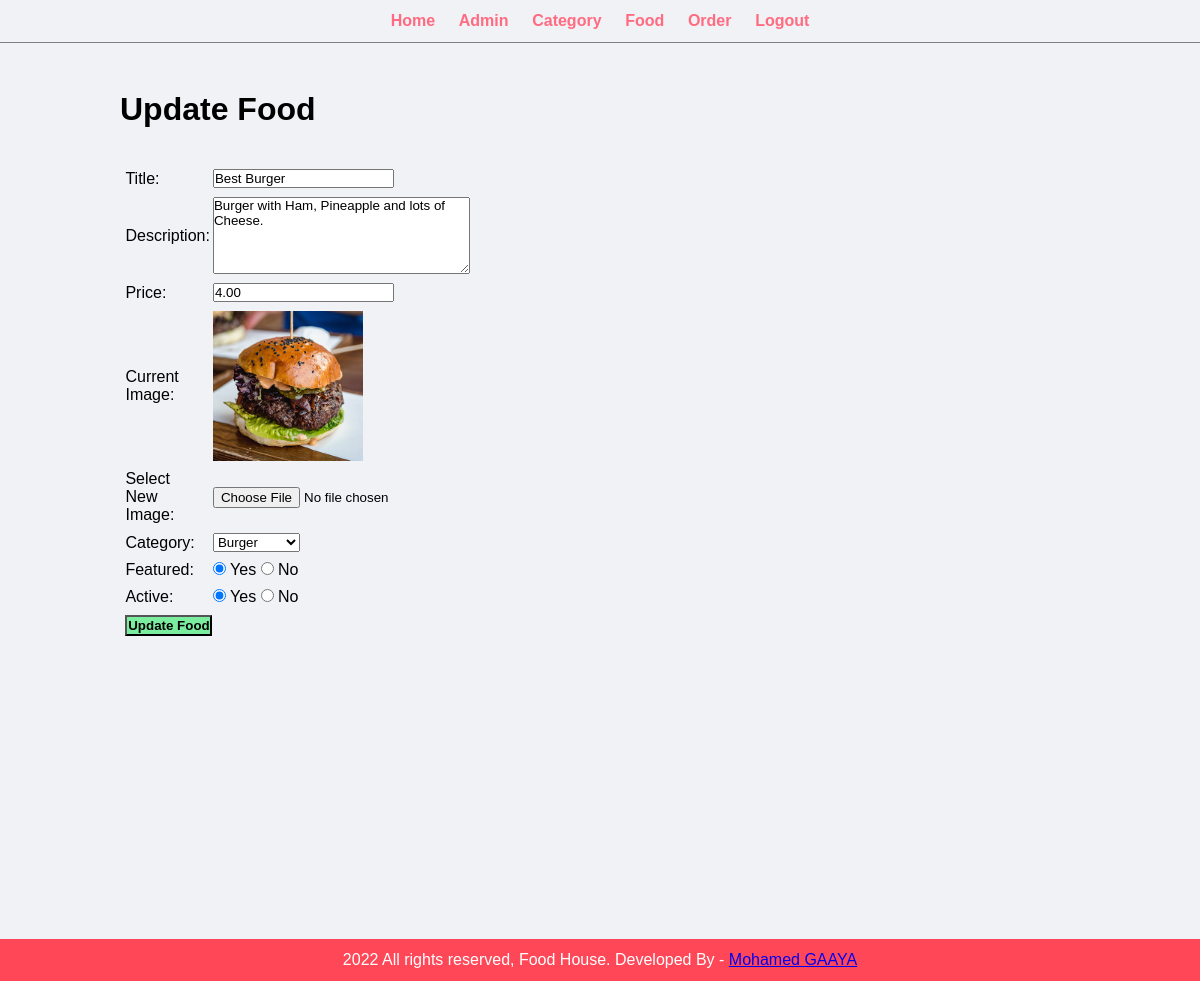
The page /admin/update-food.php?id=4 (signed in) on the database its author committed.
### tables this page shows
CREATE TABLE `tbl_food` (
  `id` int(10) UNSIGNED NOT NULL,
  `title` varchar(100) NOT NULL,
  `description` text NOT NULL,
  `price` decimal(10,2) NOT NULL,
  `image_name` varchar(255) NOT NULL,
  `category_id` int(10) UNSIGNED NOT NULL,
  `featured` varchar(10) NOT NULL,
  `active` varchar(10) NOT NULL
);

CREATE TABLE `tbl_category` (
  `id` int(10) UNSIGNED NOT NULL,
  `title` varchar(100) NOT NULL,
  `image_name` varchar(255) NOT NULL,
  `featured` varchar(10) NOT NULL,
  `active` varchar(10) NOT NULL
);

### admin/update-food.php (the view, shortened to what this page needs)
<?php include('partials/menu.php'); ?>
<?php
    if(isset($_GET['id']))
    {
        $id = $_GET['id'];
        $sql2 = "SELECT * FROM tbl_food WHERE id=$id";
        $res2 = mysqli_query($conn, $sql2);
        $row2 = mysqli_fetch_assoc($res2);
        $title = $row2['title'];
        $description = $row2['description'];
        $price = $row2['price'];
        $current_image = $row2['image_name'];
        $current_category = $row2['category_id'];
        $featured = $row2['featured'];
        $active = $row2['active'];
    }
    else
    {
        header('location:'.SITEURL.'admin/manage-food.php');
    }
?>
<div class="main-content">
    <div class="wrapper">
        <h1>Update Food</h1>
        <br><br>
        <form action="" method="POST" enctype="multipart/form-data">
        <table class="tbl-30">
            <tr>
                <td>Title: </td>
                <td>
                    <input type="text" name="title" value="<?php echo $title; ?>">
                </td>
            </tr>
            <tr>
                <td>Description: </td>
                <td>
                    <textarea name="description" cols="30" rows="5"><?php echo $description; ?></textarea>
                </td>
            </tr>
            <tr>
                <td>Price: </td>
                <td>
                    <input type="number" name="price" value="<?php echo $price; ?>">
                </td>
            </tr>
            <tr>
                <td>Current Image: </td>
                <td>
                    <?php
                        if($current_image == "")
                        {
                            echo "<div class='error'>Image not Available.</div>";
                        }
                        else
                        {
                            ?>
                            <img src="<?php echo SITEURL; ?>images/food/<?php echo $current_image; ?>" width="150px">
                            <?php
                        }
                    ?>
                </td>
            </tr>
            <tr>
                <td>Select New Image: </td>
                <td>
                    <input type="file" name="image">
                </td>
            </tr>
            <tr>
                <td>Category: </td>
                <td>
                    <select name="category">
                        <?php
                            $sql = "SELECT * FROM tbl_category WHERE active='Yes'";
                            $res = mysqli_query($conn, $sql);
                            $count = mysqli_num_rows($res);
                            if($count>0)
                            {
                                while($row=mysqli_fetch_assoc($res))
                                {
                                    $category_title = $row['title'];
                                    $category_id = $row['id'];
                                    ?>
                                    <option <?php if($current_category==$category_id){echo "selected";} ?> value="<?php echo $category_id; ?>"><?php echo $category_title; ?></option>
                                    <?php
                                }
                            }
                            else
                            {
                                echo "<option value='0'>Category Not Available.</option>";
                            }
                        ?>
                    </select>
                </td>
            </tr>
            <tr>
                <td>Featured: </td>
                <td>
                    <input <?php if($featured=="Yes") {echo "checked";} ?> type="radio" name="featured" value="Yes"> Yes
                    <input <?php if($featured=="No") {echo "checked";} ?> type="radio" name="featured" value="No"> No
                </td>
            </tr>
            <tr>
                <td>Active: </td>
                <td>
                    <input <?php if($active=="Yes") {echo "checked";} ?> type="radio" name="active" value="Yes"> Yes
                    <input <?php if($active=="No") {echo "checked";} ?> type="radio" name="active" value="No"> No
                </td>
            </tr>
            <tr>
                <td>
                    <input type="submit" name="submit" value="Update Food" class="btn-secondary">
                </td>
            </tr>
        </table>
        </form>
    </div>
</div>
<?php include('partials/footer.php'); ?>

### css/admin.css (style rules this page uses)
* { margin: 0; padding: 0; font-family: Arial, Helvetica, sans-serif; }
.wrapper { padding: 1%; width: 80%; margin: 0 auto; }
.tbl-30 { width: 30%; }
table tr td { padding: 1%; }
.btn-secondary { background-color: #7bed9f; padding: 1%; color: black; text-decoration: none; font-weight: bold; }
.main-content { background-color: #f1f2f6; padding: 3% 0; }
body { background-color:#f1f2f6 }

### rows shown on the page
tbl_food: title "Best Burger", description "Burger with Ham, Pineapple and lots of Cheese.", price "4.00", image_name (picture), category "Burger", featured "☑", active "☑"
